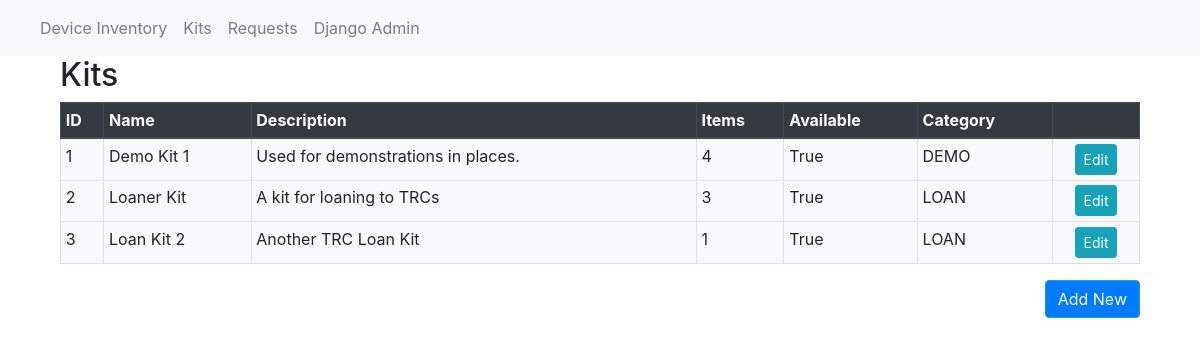
Screenshot of /kits with the database file from the repository.
### tracker/models.py (models this page shows)
class Kit(models.Model):
    LOAN = "LOAN"
    DEMO = "DEMO"
    KIT_TYPE_CHOICES= [
        (LOAN, 'Loan Kit'),
        (DEMO, 'Demo Kit'),
    ]
    name = models.CharField(max_length = 30)
    description= models.CharField(max_length=255)
    items = models.ManyToManyField(Item)
    available = models.BooleanField(default = True)
    category = models.CharField(
        max_length= 4,
        choices = KIT_TYPE_CHOICES)
    def __str__(self):
        return self.name

### tracker/views.py (the view)
# urls.py: path('kits',KitListView.as_view(), name='kit-list' ),
class KitListView(generic.ListView):
    model = Kit

### tracker/templates/tracker/kit_list.html
{% extends 'tracker/base.html' %}
{% block content %}
<h2>Kits</h2>
  <table class="table table-bordered table-hover table-sm bg-light">
      <thead class="thead-dark">
          <th scope="col">ID</th>
          <th scope="col">Name</th>
          <th scope="col">Description</th>
          <th scope="col">Items</th>
          <th scope="col">Available</th>
          <th scope="col">Category</th>
          <th scope="col"></th>
      </thead>
      <tbody>
        {% for kit in kit_list %}
        <tr>
        <td>{{kit.id}}</td>
        <td>{{kit}}</td>
        <td>{{kit.description}}</td>
        <td>{{kit.items.count}}</td>
        <td>{{kit.available}}</td>
        <td>{{kit.category}}</td>
        <td class = "text-center">
          <a class="btn btn-sm btn-info" href="{% url 'kit-detail' kit.id %}">Edit</a></td>
        {% endfor %}
        </tr>
      </tbody>
      </table>
      <a class="btn bg-primary btn-md btn-info float-right" href="{% url 'new_kit'  %}">Add New</a>
      {% endblock %}

### rows the page displays
Kit: id "1", name "Demo Kit 1", description "Used for demonstrations in places.", items.count "4", available "True", category "DEMO"
Kit: id "2", name "Loaner Kit", description "A kit for loaning to TRCs", items.count "3", available "True", category "LOAN"
Kit: id "3", name "Loan Kit 2", description "Another TRC Loan Kit", items.count "1", available "True", category "LOAN"
